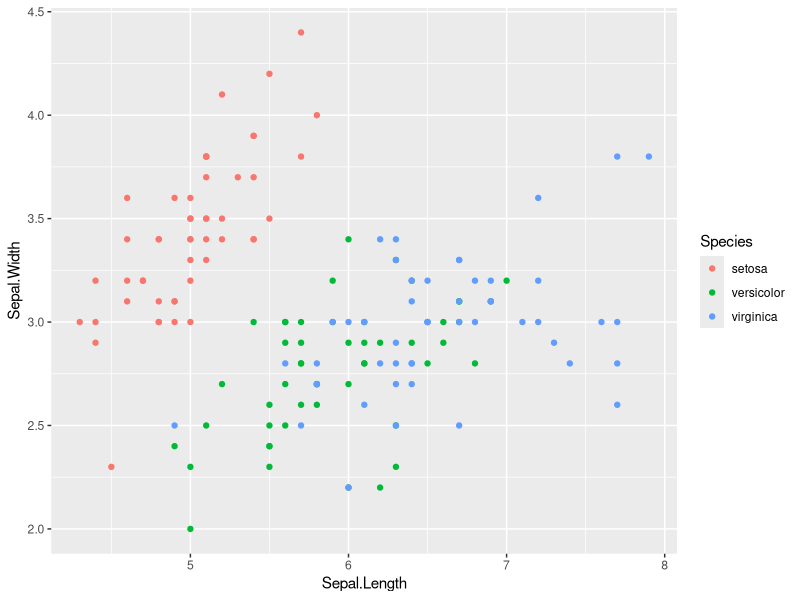
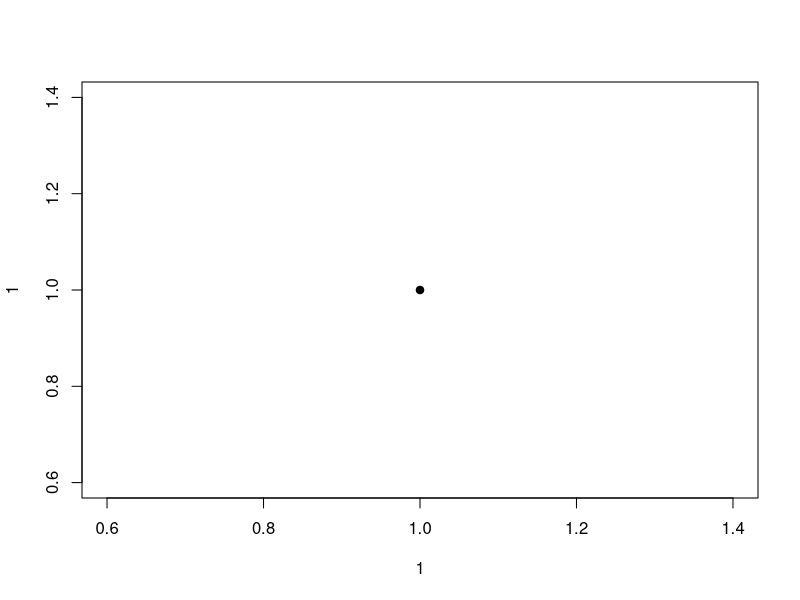

Recreate these plots in R, in order. (Note: this script raises an error after producing the figures.)
library(tidyverse)
library(openxlsx)

# This script will do the same as the "xlsx_with_xlsx_101.R" and "xlsx_with_XLConnect_101.R"
# scripts but will use the openxlsx package instead of the xlsx and XLConnect packages.


#This paragraph creates a Excel file with three sheets, a data frame, a plot amd a hyperlink 

wb <- createWorkbook(title = 'openxlsx_Test1.xlsx')
addWorksheet(wb, sheetName = 'Iris', tabColour = '#4F81BD', gridLines = F)

hs <- createStyle(fontColour = "#ffff00", fgFill = "#4F80BD",
                  halign = "center", valign = "center", textDecoration = "Bold",
                  border = "TopBottomLeftRight")

freezePane(wb, sheet = 'Iris', firstActiveRow = 3, firstCol = TRUE) ## freeze first row and column
writeDataTable(wb, sheet = 'Iris', x = iris, startRow = 2, startCol = 2, 
               headerStyle = hs, colNames = TRUE, rowNames = F,
               tableStyle = "TableStyleMedium2")

setColWidths(wb, sheet='Iris', widths = 'auto', cols = 1:10)

ggplot(iris, aes(Sepal.Length, Sepal.Width, color=Species))+
  geom_point()

insertPlot(wb, sheet='Iris', width=6, height=4, startRow = 2,
           startCol = length(iris)+2)

addWorksheet(wb, 'Plot')
name <- 'test_plot'
wd <- getwd()

png(paste0(name,'.png'), width=400, height=400)
plot(1, 1, pch=19)
dev.off()

writeData(wb, 'Plot', x='This is a boring plot', borders = 'surrounding')
insertImage(wb, sheet='Plot', file = paste0(name,'.png'), startCol = 2, startRow = 2,
            height = 4, width = 4)


x <- paste0(name, '.png')
class(x) <- 'hyperlink'

addWorksheet(wb, 'hyperlink')
#writeData(wb, 'hyperlink', x = x)
writeFormula(wb, 'hyperlink', x = makeHyperlinkString(sheet = 'testing',
  file = paste0(name, '.png'), text='This is a hyperlink to the file'))

saveWorkbook(wb, 'openxlsx_Test1.xlsx', overwrite = T)


wb <- createWorkbook()
addWorksheet(wb, 'merging')
mergeCells(wb, 'merging', cols=1:10, rows = 1:2)
writeData(wb, 'merging', x = 'This is a text that needs merging')
hs <- createStyle(border=c("top", "bottom", "left", "right"), halign = 'center', valign = 'center', fgFill = 'grey90', fontSize = 20, 
                  borderStyle = 'medium', textDecoration = c('bold','italic'))
addStyle(wb, 'merging', style = hs, rows =1, cols = 1)
saveWorkbook(wb, 'Merger.xlsx', overwrite = T)
